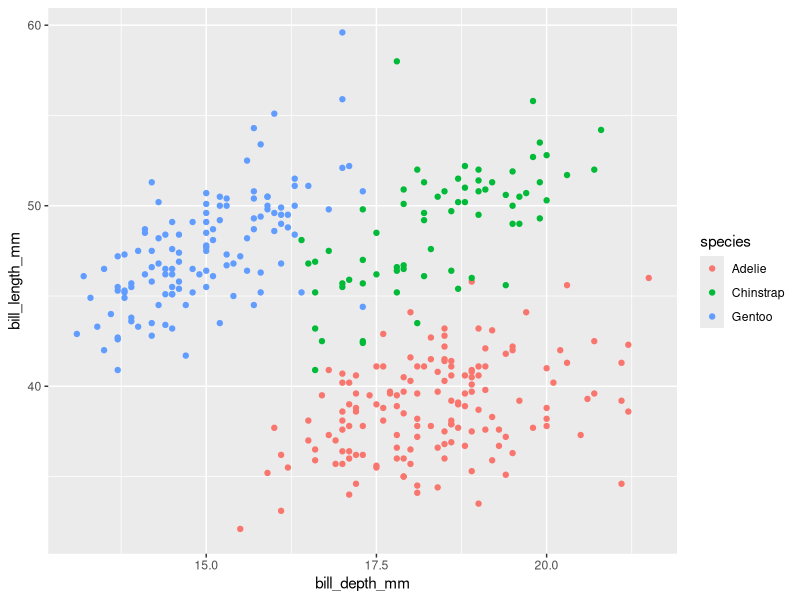
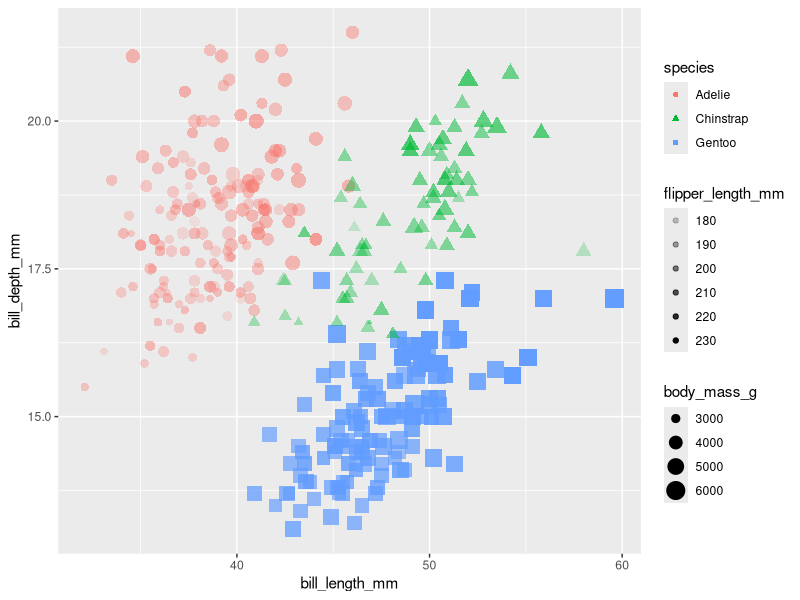
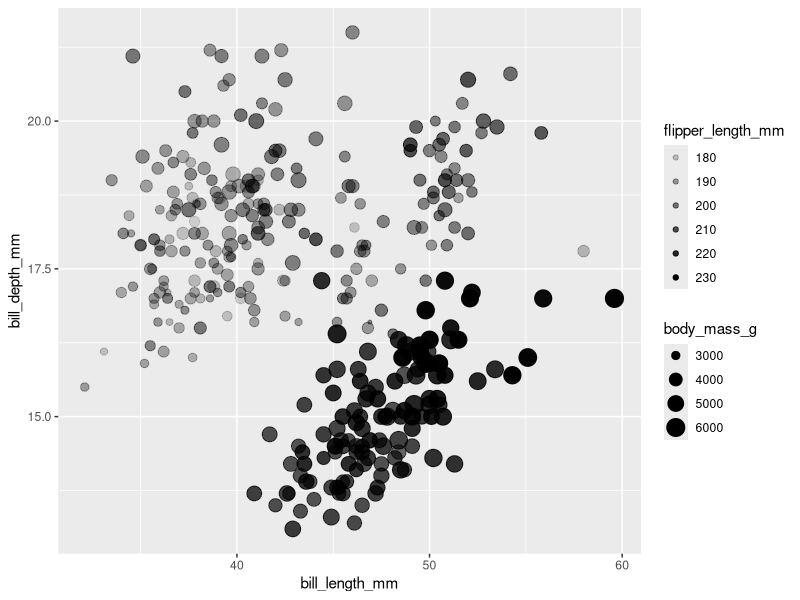
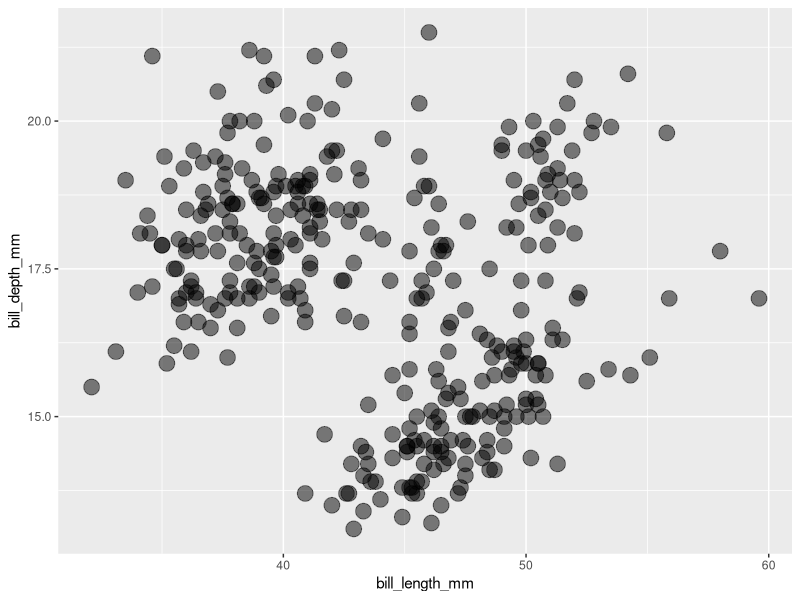
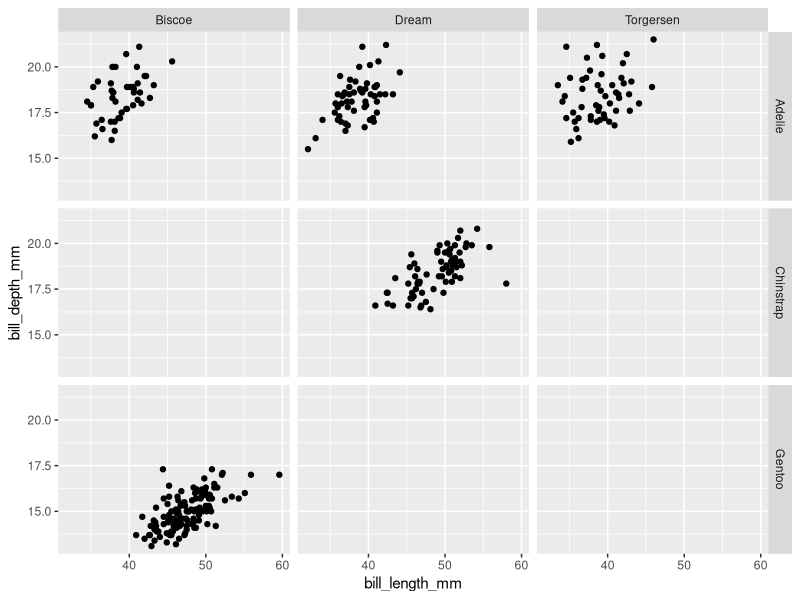
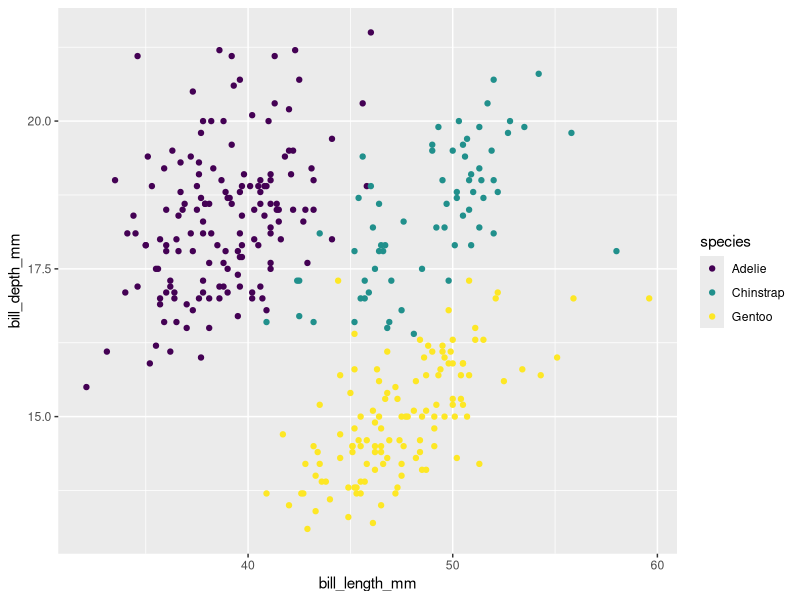
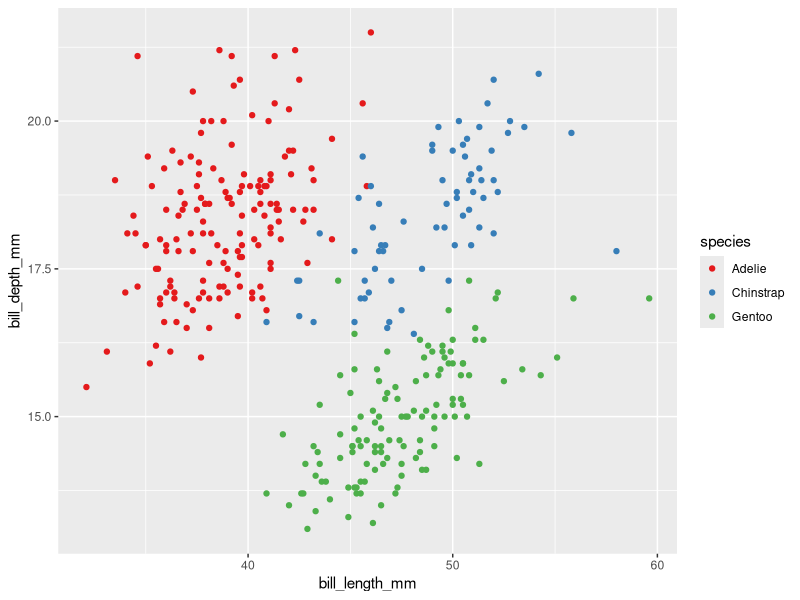
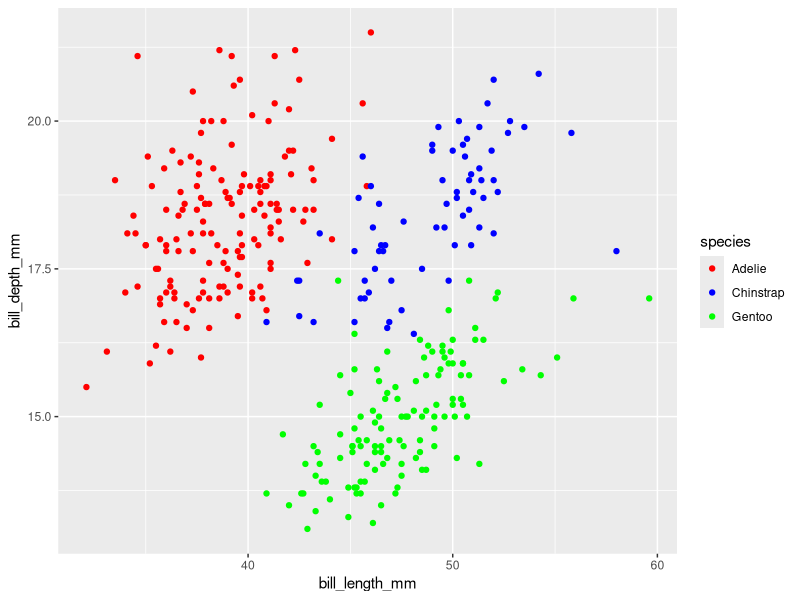

Write the R code that produced these figures, in order.
## ---- chunk 1

library(tidyverse)
library(palmerpenguins)

## ---- chunk 2

glimpse(penguins)
nrow(penguins)
ncol(penguins)
penguins

## ---- chunk 3

ggplot(data = penguins, 
       mapping = aes(x = bill_depth_mm,
                     y = bill_length_mm,
                     colour = species)) +
  geom_point() 

## ---- chunk 4

ggplot(data = penguins, 
       mapping = aes(x = bill_length_mm,
                     y = bill_depth_mm,
                     colour = species, 
                     shape = species,
                     size = body_mass_g,
                     alpha = flipper_length_mm)) +
  geom_point() 
## ---- chunk 5

ggplot(data = penguins, 
       mapping = aes(x = bill_length_mm,
                     y = bill_depth_mm,
                     size = body_mass_g,
                     alpha = flipper_length_mm)) +
  geom_point()

## ---- chunk 6

ggplot(data = penguins, 
       mapping = aes(x = bill_length_mm,
                     y = bill_depth_mm)) +
  geom_point(size = 5, alpha = 0.5)

## ---- chunk 7

ggplot(data = penguins, 
       mapping = aes(x = bill_length_mm,
                     y = bill_depth_mm)) +
  geom_point() +
  facet_grid(species ~ island)


## ---- chunk 8

ggplot(data = penguins, 
       mapping = aes(x = bill_length_mm,
                     y = bill_depth_mm,
                     colour = species)) +
  geom_point() +
  scale_color_viridis_d()

## ---- chunk 9

ggplot(data = penguins, 
       mapping = aes(x = bill_length_mm,
                     y = bill_depth_mm,
                     colour = species)) +
  geom_point() +
  scale_color_brewer(type = "qualitative", palette = "Set1")

## ---- chunk 10

# Farben mit Namen

ggplot(data = penguins, 
       mapping = aes(x = bill_length_mm,
                     y = bill_depth_mm,
                     colour = species)) +
  geom_point() +
  scale_color_manual(values = c("red", "blue", "green"))

# Hex colors

ggplot(data = penguins, 
       mapping = aes(x = bill_length_mm,
                     y = bill_depth_mm,
                     colour = species)) +
  geom_point() +
  scale_color_manual(values = c('#9EB0FFFF', '#180B09FF', '#FFACACFF'))


## ---- chunk 11

ggplot(penguins, 
       aes(x = bill_length_mm,
           y = bill_depth_mm,
           colour = species)) +
  geom_point() +
  scale_color_viridis_d() +
  scale_x_continuous(breaks = seq(0, 70, 5), limits = c(0, 70)) +
  scale_y_continuous(breaks = seq(0, 30, 2.5), limits = c(0, 30))

# Vektor von 0 bis 70 in fünfer Schritten
seq(from = 0, to = 70, by = 5)

# Ein Vektor mit den Zahlen 0, 35 und 70
c(0, 35, 70)

# Ein Vektor von 0 bis 70
0:70


## ---- chunk 12

letzter_monat <- Sys.Date() - 0:29
temp_vek <- runif(n = 30, min = -10, max = 10)

tib <- tibble(
  datum = letzter_monat,
  temperatur = temp_vek)

# Daten Skalierung 

## Schritt 1
ggplot(data = tib,
       mapping =  aes(x = datum, 
                      y = temperatur)) +
  geom_line()


## Schritt 2
ggplot(data = tib,
       mapping =  aes(x = datum, 
                      y = temperatur)) +
  geom_line() + 
  scale_x_date(date_labels = "%b %d")

# ?scale_x_date

## Schritt 3
ggplot(data = tib,
       mapping =  aes(x = datum, 
                      y = temperatur)) +
  geom_line() + 
  scale_x_date(date_labels = "%W", date_breaks = "1 week")


## Schritt 4
ggplot(data = tib,
       mapping =  aes(x = datum, 
                      y = temperatur)) +
  geom_line() + 
  coord_flip() +
  scale_x_date(date_labels = "%B %d", date_breaks = "1 day") +
  theme_minimal() +
  theme(panel.grid.minor.y = element_blank())

## ---- chunk 13

# Standard shapes
ggplot(penguins, 
       aes(x = bill_length_mm,
           y = bill_depth_mm,
           shape = species)) +
  geom_point() 

# Shapes angepasst
ggplot(penguins, 
       aes(x = bill_length_mm,
           y = bill_depth_mm,
           shape = species)) +
  geom_point(size = 5, fill = "red") +
  scale_shape_manual(values = c(0, 15, 22))

## ---- chunk 14
# Welche Shapes gibt es?
# Code aus Hilfedatei kopiert
# ?scale_shape

df_shapes <- data.frame(shape = 0:24)

ggplot(df_shapes, aes(0, 0, shape = shape)) +
  geom_point(aes(shape = shape), size = 5, fill = 'red') +
  scale_shape_identity() +
  facet_wrap(~shape) +
  theme_void()
